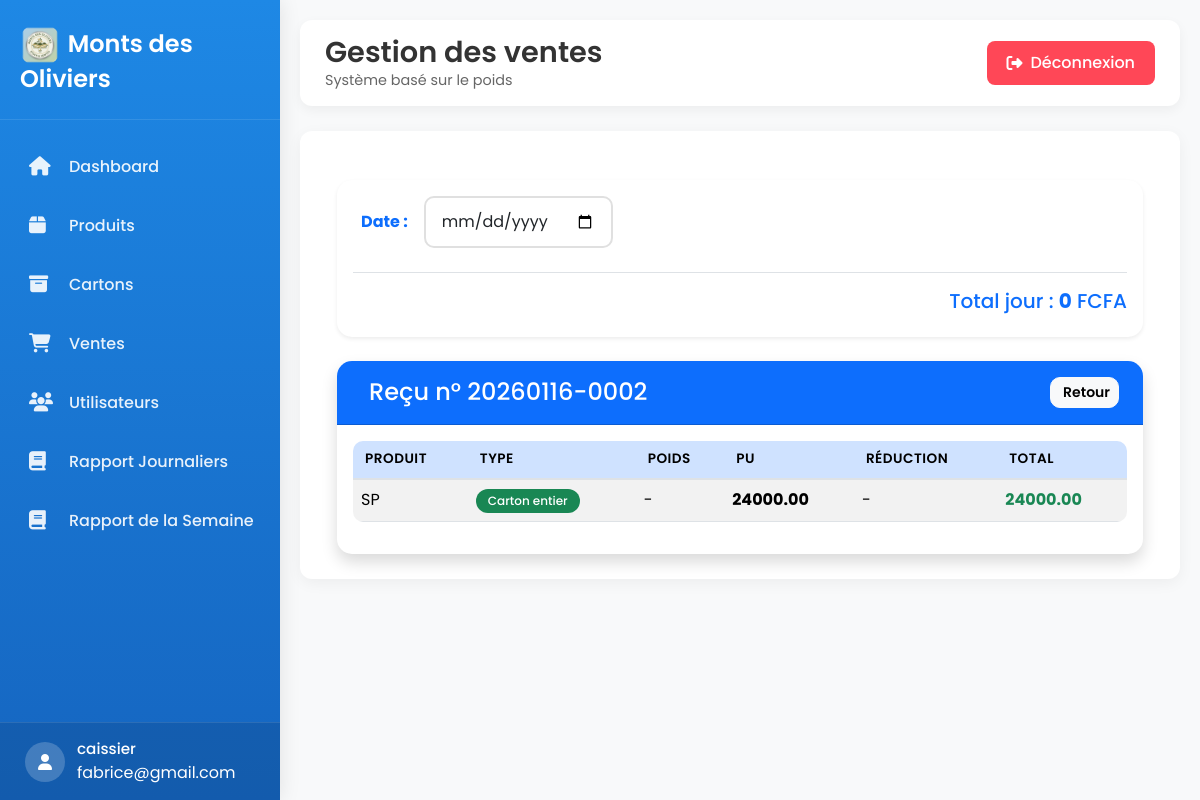
/recu/2/ (signed in), run on an earlier commit of the app's database.
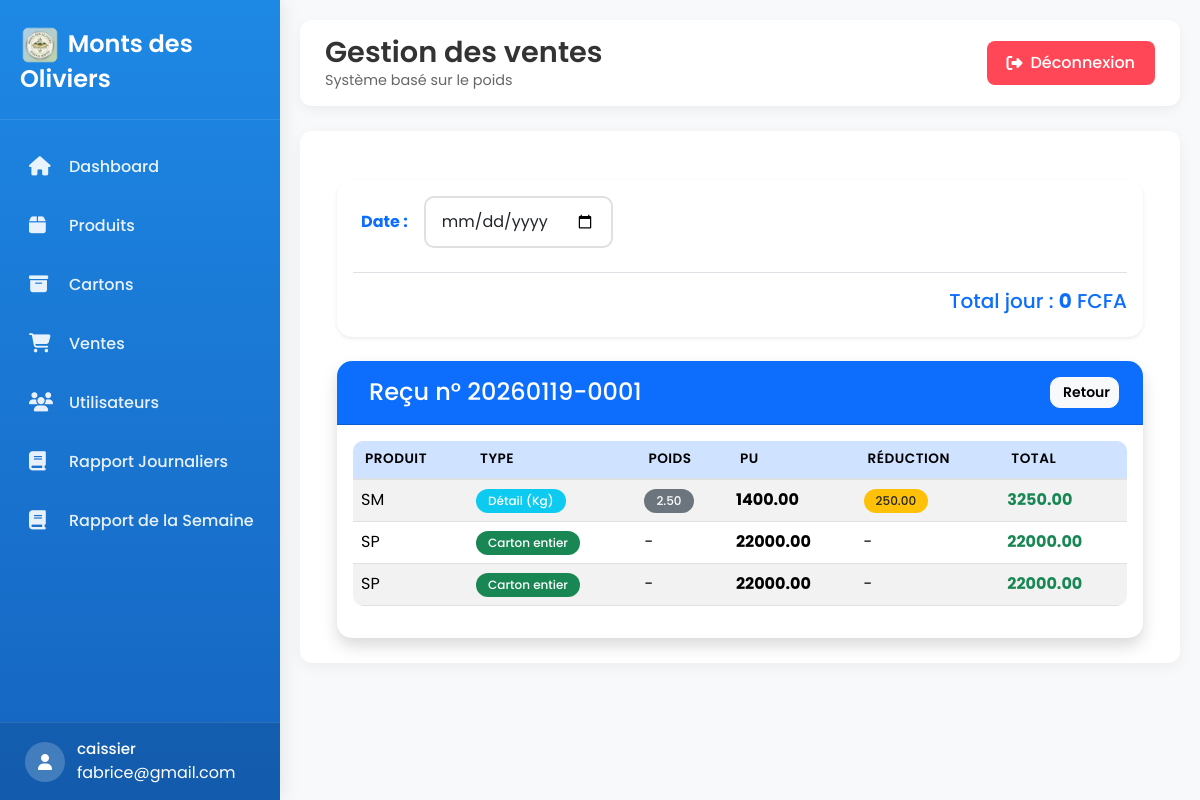
And on a later commit of the database.
### stock_produit/models/recu.py (models this page shows, shortened)
class Recu(models.Model):
        numero = models.CharField(max_length=20, unique=True)
        total = models.DecimalField(max_digits=12, decimal_places=2, default=0)
        created_at = models.DateTimeField(auto_now_add=True)

### stock_produit/models/vente.py (models this page shows, shortened)
class Vente(models.Model):
    created_at = models.DateTimeField(null=True, blank=True)
    TYPE_VENTE_CHOICES = (
        ("DETAIL", "Détail (Kg)"),
        ("CARTON", "Carton entier"),
    )
    recu = models.ForeignKey(
        Recu,
        related_name="ventes",
        on_delete=models.CASCADE
    )
    produit = models.ForeignKey(
        Produit,
        on_delete=models.PROTECT
    )
    carton = models.ForeignKey(
        Carton,
        on_delete=models.PROTECT,
        null=True,
        blank=True
    )
    type_vente = models.CharField(
        max_length=10,
        choices=TYPE_VENTE_CHOICES
    )
    poids_vendu = models.DecimalField(
        max_digits=10,
        decimal_places=2,
        null=True,
        blank=True
    )
    prix_unitaire = models.DecimalField(
        max_digits=10,
        decimal_places=2
    )
    reduction = models.DecimalField(
        max_digits=10,
        decimal_places=2,
        default=0
    )
    total_price = models.DecimalField(
        max_digits=12,
        decimal_places=2,
        default=0
    )

### stock_produit/models/produit.py (models this page shows)
class Produit(models.Model):
    CATEGORY_CHOICES = [
        ('volaille', 'Volailles'),
        ('poisson', 'Poissons'),
        ('frites', 'Frites'),
    ]
    name = models.CharField(max_length=100)
    price_per_kg = models.DecimalField(max_digits=10, decimal_places=2)
    carton_price = models.DecimalField(max_digits=10, decimal_places=2)
    category = models.CharField(max_length=20, choices=CATEGORY_CHOICES)
    stock_alert = models.PositiveIntegerField(default=5)
    created_at = models.DateTimeField(auto_now_add=True)
    def __str__(self):
        return self.name

### stock_produit/views.py (the view, shortened to what this page needs)
# urls.py: path("recu/<int:recu_id>/", views.ventes, name="detail_recu"),
@login_required
def ventes(request, recu_id=None):
    if recu_id:
        recu = get_object_or_404(
            Recu.objects.prefetch_related("ventes"),
            pk=recu_id
        )
        context = {
            "recu": recu,
            "form": VenteForm(),
            "panier": [],
            "recus": [],
            "total_jour": Decimal("0"),
            "selected_date": None,
            "detail_recu": True,
        }
        return render(request, "Vente/ventes.html", context)

### stock_produit/forms.py
class VenteForm(forms.ModelForm):
    class Meta:
        model = Vente
        fields = [
            "produit",
            "carton",
            "type_vente",
            "poids_vendu",
            "prix_unitaire",
            "reduction",
        ]
        widgets = {
            "produit": forms.Select(attrs={"class": "form-select"}),
            "carton": forms.Select(attrs={"class": "form-select"}),
            "type_vente": forms.Select(attrs={"class": "form-select"}),
            "poids_vendu": forms.NumberInput(attrs={"class": "form-control"}),
            "prix_unitaire": forms.NumberInput(attrs={
                "class": "form-control",
                "readonly": True
            }),
            "reduction": forms.NumberInput(attrs={"class": "form-control"}),
        }

### stock_produit/templates/Vente/ventes.html (shortened to what this page needs)
{% extends "Base/base.html" %}
{% block page_title %}Gestion des ventes{% endblock %}
{% block page_subtitle %}Système basé sur le poids{% endblock %}
{% block content %}
<div class="container-fluid mt-4">
<div class="card shadow-sm border-0 mb-4">
    <div class="card-body p-3">
        <form method="get" id="form-date" class="d-flex align-items-center gap-3">
            <label for="date" class="fw-bold text-primary mb-0">
                Date :
            </label>
            <input type="date" id="date" name="date" class="form-control w-auto" value="{{ selected_date }}">
        </form>
        <div class="total-jour text-end mt-4 pt-3 border-top">
            <h5 class="text-primary">
                Total jour : <span class="fw-bold">{{ total_jour }}</span> FCFA
            </h5>
        </div>
    </div>
</div>
{% if detail_recu %}
<div class="card shadow border-0">
    <div class="card-header bg-primary text-white d-flex justify-content-between align-items-center">
        <h4 class="mb-0">
            Reçu n° {{ recu.numero }}
        </h4>
        <a href="{% url 'ventes' %}" class="btn btn-light btn-sm">
            Retour
        </a>
    </div>
    <div class="card-body">
        <div class="table-responsive">
            <table class="table table-hover table-striped">
                <thead class="table-primary">
                    <tr>
                        <th>Produit</th>
                        <th>Type</th>
                        <th>Poids</th>
                        <th>PU</th>
                        <th>Réduction</th>
                        <th>Total</th>
                    </tr>
                </thead>
                <tbody>
                    {% for v in recu.ventes.all %}
                    <tr>
                        <td>{{ v.produit }}</td>
                        <td>
                            <span class="badge {% if v.type_vente == 'CARTON' %}bg-success{% else %}bg-info{% endif %}">
                                {{ v.get_type_vente_display }}
                            </span>
                        </td>
                        <td>
                            {% if v.poids_vendu %}
                            <span class="badge bg-secondary">{{ v.poids_vendu }}</span>
                            {% else %}-{% endif %}
                        </td>
                        <td class="fw-bold">{{ v.prix_unitaire }}</td>
                        <td>
                            {% if v.reduction %}
                            <span class="badge bg-warning text-dark">{{ v.reduction }}</span>
                            {% else %}-{% endif %}
                        </td>
                        <td class="fw-bold text-success">{{ v.total_price }}</td>
                    </tr>
                    {% endfor %}
                </tbody>
            </table>
        </div>
    </div>
</div>
{% endif %}
</div>
{% endblock %}

What changed in the data, as far as the page shows it:
no longer on this page (row edited): Vente: produit "SP", type_vente "Carton entier", prix_unitaire "24000.00", total_price "24000.00"
changed Recu: numero "20260116-0002" → "20260119-0001"
added Vente: produit "SM", type_vente "Détail (Kg)", poids_vendu "2.50", prix_unitaire "1400.00", reduction "250.00", total_price "3250.00"
added Vente: produit "SP", type_vente "Carton entier", prix_unitaire "22000.00", total_price "22000.00"
added Vente: produit "SP", type_vente "Carton entier", prix_unitaire "22000.00", total_price "22000.00"
